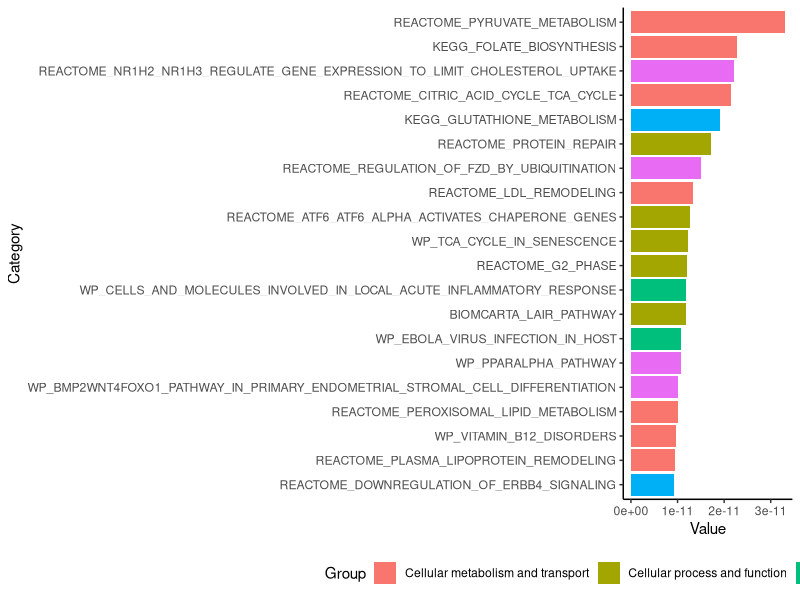

This chart was generated by the following R code:
# 首先，你需要安装并加载ggplot2包
# install.packages("ggplot2")
library(ggplot2)

# 由于数据是手动输入的，我们将其整理成数据框格式
data <- data.frame(
  Value = c(1.92E-11, 9.28E-12, 1.19E-11, 1.08E-11, 3.30E-11, 2.27E-11, 2.14E-11, 1.33E-11, 1.02E-11, 9.66E-12, 9.50E-12, 1.72E-11, 1.27E-11, 1.22E-11, 1.20E-11, 1.19E-11, 2.22E-11, 1.50E-11, 1.07E-11, 1.02E-11),
  Group = rep(c("Others", "Others", "Immune", "Immune", "Cellular metabolism and transport", "Cellular metabolism and transport", "Cellular metabolism and transport", "Cellular metabolism and transport", "Cellular metabolism and transport", "Cellular metabolism and transport", "Cellular metabolism and transport", "Cellular process and function", "Cellular process and function", "Cellular process and function", "Cellular process and function", "Cellular process and function", "Signal transduction", "Signal transduction", "Signal transduction", "Signal transduction"), times = 1),
  Category = c("KEGG_GLUTATHIONE_METABOLISM", "REACTOME_DOWNREGULATION_OF_ERBB4_SIGNALING", "WP_CELLS_AND_MOLECULES_INVOLVED_IN_LOCAL_ACUTE_INFLAMMATORY_RESPONSE", "WP_EBOLA_VIRUS_INFECTION_IN_HOST", "REACTOME_PYRUVATE_METABOLISM", "KEGG_FOLATE_BIOSYNTHESIS", "REACTOME_CITRIC_ACID_CYCLE_TCA_CYCLE", "REACTOME_LDL_REMODELING", "REACTOME_PEROXISOMAL_LIPID_METABOLISM", "WP_VITAMIN_B12_DISORDERS", "REACTOME_PLASMA_LIPOPROTEIN_REMODELING", "REACTOME_PROTEIN_REPAIR", "REACTOME_ATF6_ATF6_ALPHA_ACTIVATES_CHAPERONE_GENES", "WP_TCA_CYCLE_IN_SENESCENCE", "REACTOME_G2_PHASE", "BIOMCARTA_LAIR_PATHWAY", "REACTOME_NR1H2_NR1H3_REGULATE_GENE_EXPRESSION_TO_LIMIT_CHOLESTEROL_UPTAKE", "REACTOME_REGULATION_OF_FZD_BY_UBIQUITINATION", "WP_PPARALPHA_PATHWAY", "WP_BMP2WNT4FOXO1_PATHWAY_IN_PRIMARY_ENDOMETRIAL_STROMAL_CELL_DIFFERENTIATION")
)

# 使用ggplot2绘制横向条形图
ggplot(data, aes(x = reorder(Category, Value), y = Value, fill = Group)) +
  geom_bar(stat = "identity", position = "dodge") +
  coord_flip() + # 使条形图横向显示
  theme_classic() + # 添加简洁的主题
  labs(x = "Category", y = "Value", fill = "Group") + # 添加轴标签和图例标题
  theme(legend.position = "bottom") # 将图例放置在图形下方
